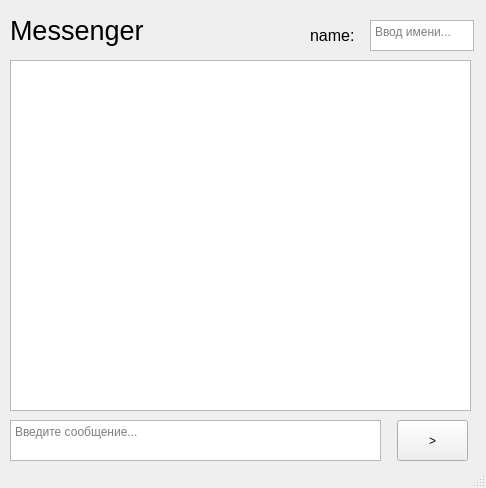
<?xml version="1.0" encoding="UTF-8"?>
<ui version="4.0">
 <class>MainWindow</class>
 <widget class="QMainWindow" name="MainWindow">
  <property name="geometry">
   <rect>
    <x>0</x>
    <y>0</y>
    <width>486</width>
    <height>488</height>
   </rect>
  </property>
  <property name="windowTitle">
   <string>Messenger</string>
  </property>
  <widget class="QWidget" name="centralwidget">
   <widget class="QLabel" name="main_label">
    <property name="geometry">
     <rect>
      <x>10</x>
      <y>10</y>
      <width>161</width>
      <height>41</height>
     </rect>
    </property>
    <property name="font">
     <font>
      <pointsize>20</pointsize>
     </font>
    </property>
    <property name="text">
     <string>Messenger</string>
    </property>
   </widget>
   <widget class="QTextBrowser" name="chat_label">
    <property name="enabled">
     <bool>true</bool>
    </property>
    <property name="geometry">
     <rect>
      <x>10</x>
      <y>60</y>
      <width>461</width>
      <height>351</height>
     </rect>
    </property>
   </widget>
   <widget class="QTextEdit" name="sendMessagePanel">
    <property name="geometry">
     <rect>
      <x>10</x>
      <y>420</y>
      <width>371</width>
      <height>41</height>
     </rect>
    </property>
    <property name="placeholderText">
     <string>Введите сообщение...</string>
    </property>
   </widget>
   <widget class="QPushButton" name="sendMessageButton">
    <property name="geometry">
     <rect>
      <x>397</x>
      <y>420</y>
      <width>71</width>
      <height>41</height>
     </rect>
    </property>
    <property name="text">
     <string>&gt;</string>
    </property>
   </widget>
   <widget class="QTextEdit" name="inputNamePanel">
    <property name="geometry">
     <rect>
      <x>370</x>
      <y>20</y>
      <width>104</width>
      <height>31</height>
     </rect>
    </property>
    <property name="placeholderText">
     <string>Ввод имени...</string>
    </property>
   </widget>
   <widget class="QLabel" name="name_label">
    <property name="geometry">
     <rect>
      <x>310</x>
      <y>20</y>
      <width>58</width>
      <height>31</height>
     </rect>
    </property>
    <property name="font">
     <font>
      <pointsize>12</pointsize>
     </font>
    </property>
    <property name="text">
     <string>name:</string>
    </property>
   </widget>
  </widget>
  <widget class="QStatusBar" name="statusbar"/>
 </widget>
 <resources/>
 <connections/>
</ui>
